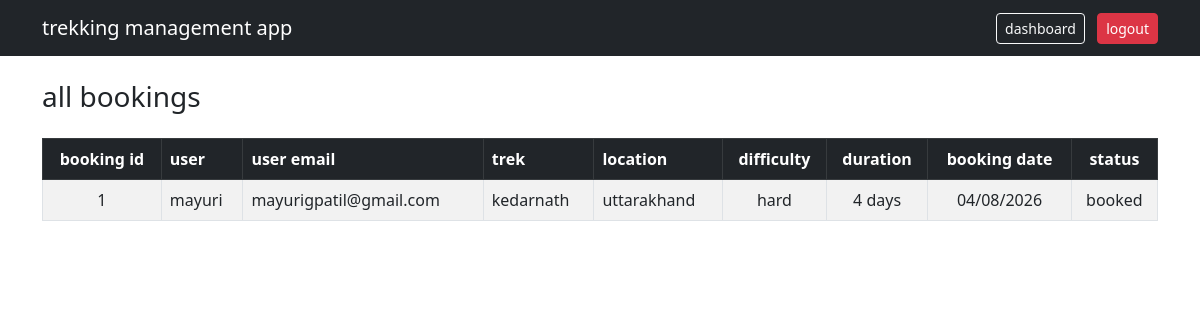
Before: /admin/bookings (signed in) with the older database file.
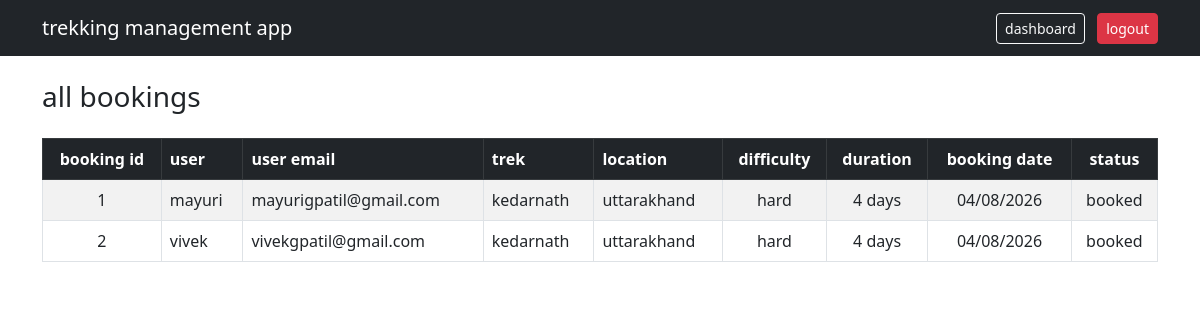
After: the same page with the newer database file.
### database.py (models this page shows)
class Booking(db.Model):
    __tablename__ = 'booking'
    id = db.Column(db.Integer, primary_key=True)
    user_id = db.Column(db.Integer, db.ForeignKey('user.id'), nullable=False)
    trek_id = db.Column(db.Integer, db.ForeignKey('trek.id'), nullable=False)
    booking_date = db.Column(db.DateTime, default=datetime.utcnow)
    status = db.Column(db.String(20), default='booked')

class User(db.Model):
    __tablename__ = 'user'
    id = db.Column(db.Integer, primary_key=True)
    name = db.Column(db.String(120), nullable=False)
    email = db.Column(db.String(120), unique=True, nullable=False)
    contact = db.Column(db.String(20), nullable=False)
    password_hash = db.Column(db.String(128), nullable=False)
    status = db.Column(db.String(20), default='active')
    bookings = db.relationship('Booking', backref='user', lazy=True)

class Trek(db.Model):
    __tablename__ = 'trek'
    id = db.Column(db.Integer, primary_key=True)
    name = db.Column(db.String(120), nullable=False)
    location = db.Column(db.String(120), nullable=False)
    difficulty = db.Column(db.String(20), nullable=False)
    duration = db.Column(db.Integer, nullable=False)
    available_slots = db.Column(db.Integer, nullable=False)
    status = db.Column(db.String(20), default='pending')
    start_date = db.Column(db.DateTime, nullable=True)
    end_date = db.Column(db.DateTime, nullable=True)
    assigned_staff_id = db.Column(db.Integer, db.ForeignKey('staff.id'), nullable=True)
    bookings = db.relationship('Booking', backref='trek', lazy=True)

### app.py (the view)
@app.route('/admin/bookings')
def admin_bookings():
    if session.get('role') != 'admin':
        return redirect(url_for('login'))
    bookings = Booking.query.all()
    return render_template('admin/bookings.html', bookings=bookings)

### templates/admin/bookings.html (shortened to what this page needs)
<!DOCTYPE html>
<html lang="en">
<head>
    <link href="https://cdn.jsdelivr.net/npm/bootstrap@5.3.0-alpha1/dist/css/bootstrap.min.css" rel="stylesheet">
</head>
<body>
<nav class="navbar navbar-dark bg-dark">
    <div class="container">
        <a class="navbar-brand">trekking management app</a>
        <div>
            <a href="/admin/dashboard" class="btn btn-outline-light btn-sm me-2">dashboard</a>
            <a href="/logout" class="btn btn-danger btn-sm">logout</a>
        </div>
    </div>
</nav>
<div class="container mt-4">
    <h3>all bookings</h3>
    <div class="table-responsive">
        <table class="table table-bordered table-striped table-hover mt-3">
            <thead class="table-dark">
                <tr>
                    <th class="text-center">booking id</th>
                    <th>user</th>
                    <th>user email</th>
                    <th>trek</th>
                    <th>location</th>
                    <th class="text-center">difficulty</th>
                    <th class="text-center">duration</th>
                    <th class="text-center">booking date</th>
                    <th class="text-center">status</th>
                </tr>
            </thead>
            <tbody>
                {% for booking in bookings %}
                <tr>
                    <td class="text-center">{{ booking.id }}</td>
                    <td>{{ booking.user.name }}</td>
                    <td>{{ booking.user.email }}</td>
                    <td>{{ booking.trek.name }}</td>
                    <td>{{ booking.trek.location }}</td>
                    <td class="text-center">{{ booking.trek.difficulty }}</td>
                    <td class="text-center">{{ booking.trek.duration }} days</td>
                    <td class="text-center">{{ booking.booking_date.strftime('%d/%m/%Y') }}</td>
                    <td class="text-center">{{ booking.status }}</td>
                </tr>
                {% else %}
                <tr>
                    <td colspan="9" class="text-center">no bookings yet</td>
                </tr>
                {% endfor %}
            </tbody>
        </table>
    </div>
</div>
</body>
</html>

Changed rows visible on the page:
added Booking: id "2", user.name "vivek", user.email "vivekgpatil@gmail.com", trek.name "kedarnath", trek.location "uttarakhand", trek.difficulty "hard", trek.duration "4", booking_date "04/08/2026", status "booked"
